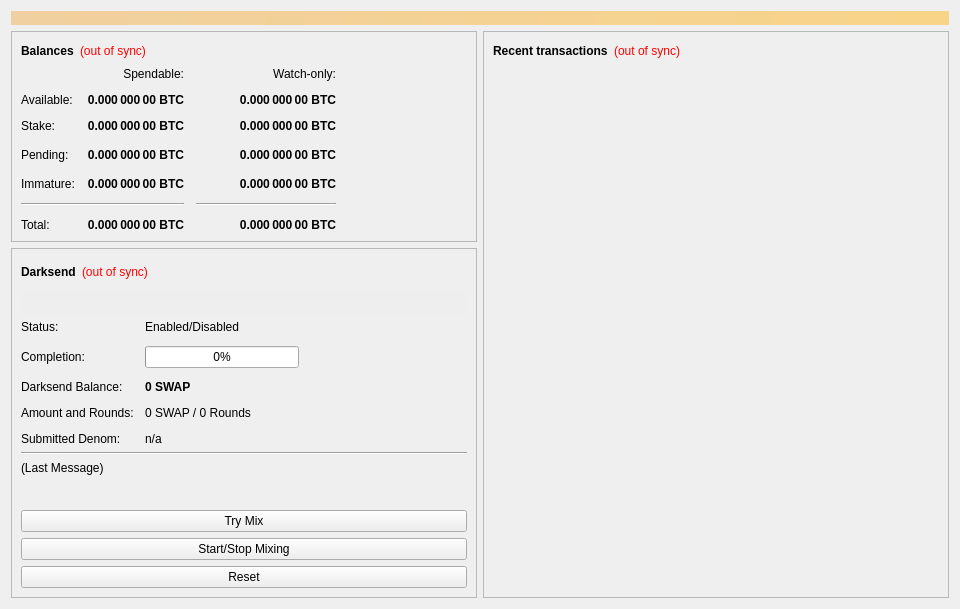
<?xml version="1.0" encoding="UTF-8"?>
<ui version="4.0">
 <class>OverviewPage</class>
 <widget class="QWidget" name="OverviewPage">
  <property name="geometry">
   <rect>
    <x>0</x>
    <y>0</y>
    <width>960</width>
    <height>594</height>
   </rect>
  </property>
  <property name="minimumSize">
   <size>
    <width>960</width>
    <height>0</height>
   </size>
  </property>
  <property name="windowTitle">
   <string>Form</string>
  </property>
  <layout class="QVBoxLayout" name="topLayout">
   <item>
    <widget class="QLabel" name="labelAlerts">
     <property name="visible">
      <bool>false</bool>
     </property>
     <property name="styleSheet">
      <string notr="true">background-color: qlineargradient(x1: 0, y1: 0, x2: 1, y2: 0, stop:0 #F0D0A0, stop:1 #F8D488); color:#000000;</string>
     </property>
     <property name="wordWrap">
      <bool>true</bool>
     </property>
     <property name="margin">
      <number>3</number>
     </property>
    </widget>
   </item>
   <item>
    <layout class="QHBoxLayout" name="horizontalLayout" stretch="1,1">
     <item>
      <layout class="QVBoxLayout" name="verticalLayout_2">
       <item>
        <widget class="QFrame" name="frame">
         <property name="frameShape">
          <enum>QFrame::StyledPanel</enum>
         </property>
         <property name="frameShadow">
          <enum>QFrame::Raised</enum>
         </property>
         <layout class="QVBoxLayout" name="verticalLayout_4">
          <item>
           <layout class="QHBoxLayout" name="horizontalLayout_4">
            <item>
             <widget class="QLabel" name="label_5">
              <property name="font">
               <font>
                <weight>75</weight>
                <bold>true</bold>
               </font>
              </property>
              <property name="text">
               <string>Balances</string>
              </property>
             </widget>
            </item>
            <item>
             <widget class="QLabel" name="labelWalletStatus">
              <property name="cursor">
               <cursorShape>WhatsThisCursor</cursorShape>
              </property>
              <property name="toolTip">
               <string>The displayed information may be out of date. Your wallet automatically synchronizes with the SwapCash network after a connection is established, but this process has not completed yet.</string>
              </property>
              <property name="styleSheet">
               <string notr="true">QLabel { color: red; }</string>
              </property>
              <property name="text">
               <string notr="true">(out of sync)</string>
              </property>
              <property name="alignment">
               <set>Qt::AlignLeading|Qt::AlignLeft|Qt::AlignVCenter</set>
              </property>
             </widget>
            </item>
            <item>
             <spacer name="horizontalSpacer_3">
              <property name="orientation">
               <enum>Qt::Horizontal</enum>
              </property>
              <property name="sizeHint" stdset="0">
               <size>
                <width>40</width>
                <height>20</height>
               </size>
              </property>
             </spacer>
            </item>
           </layout>
          </item>
          <item>
           <layout class="QGridLayout" name="gridLayout">
            <property name="spacing">
             <number>12</number>
            </property>
            <item row="3" column="2">
             <widget class="QLabel" name="labelWatchPending">
              <property name="font">
               <font>
                <weight>75</weight>
                <bold>true</bold>
               </font>
              </property>
              <property name="cursor">
               <cursorShape>IBeamCursor</cursorShape>
              </property>
              <property name="toolTip">
               <string>Unconfirmed transactions to watch-only addresses</string>
              </property>
              <property name="text">
               <string notr="true">0.000 000 00 BTC</string>
              </property>
              <property name="alignment">
               <set>Qt::AlignRight|Qt::AlignTrailing|Qt::AlignVCenter</set>
              </property>
              <property name="textInteractionFlags">
               <set>Qt::LinksAccessibleByMouse|Qt::TextSelectableByKeyboard|Qt::TextSelectableByMouse</set>
              </property>
             </widget>
            </item>
            <item row="3" column="1">
             <widget class="QLabel" name="labelUnconfirmed">
              <property name="font">
               <font>
                <weight>75</weight>
                <bold>true</bold>
               </font>
              </property>
              <property name="cursor">
               <cursorShape>IBeamCursor</cursorShape>
              </property>
              <property name="toolTip">
               <string>Total of transactions that have yet to be confirmed, and do not yet count toward the spendable balance</string>
              </property>
              <property name="text">
               <string notr="true">0.000 000 00 BTC</string>
              </property>
              <property name="alignment">
               <set>Qt::AlignRight|Qt::AlignTrailing|Qt::AlignVCenter</set>
              </property>
              <property name="textInteractionFlags">
               <set>Qt::LinksAccessibleByMouse|Qt::TextSelectableByKeyboard|Qt::TextSelectableByMouse</set>
              </property>
             </widget>
            </item>
            <item row="4" column="2">
             <widget class="QLabel" name="labelWatchImmature">
              <property name="font">
               <font>
                <weight>75</weight>
                <bold>true</bold>
               </font>
              </property>
              <property name="cursor">
               <cursorShape>IBeamCursor</cursorShape>
              </property>
              <property name="toolTip">
               <string>Mined balance in watch-only addresses that has not yet matured</string>
              </property>
              <property name="text">
               <string notr="true">0.000 000 00 BTC</string>
              </property>
              <property name="alignment">
               <set>Qt::AlignRight|Qt::AlignTrailing|Qt::AlignVCenter</set>
              </property>
              <property name="textInteractionFlags">
               <set>Qt::LinksAccessibleByMouse|Qt::TextSelectableByKeyboard|Qt::TextSelectableByMouse</set>
              </property>
             </widget>
            </item>
            <item row="5" column="0" colspan="2">
             <widget class="Line" name="lineSpendableBalance">
              <property name="orientation">
               <enum>Qt::Horizontal</enum>
              </property>
             </widget>
            </item>
            <item row="5" column="2">
             <widget class="Line" name="lineWatchBalance">
              <property name="sizePolicy">
               <sizepolicy hsizetype="Preferred" vsizetype="Fixed">
                <horstretch>0</horstretch>
                <verstretch>0</verstretch>
               </sizepolicy>
              </property>
              <property name="minimumSize">
               <size>
                <width>140</width>
                <height>0</height>
               </size>
              </property>
              <property name="orientation">
               <enum>Qt::Horizontal</enum>
              </property>
             </widget>
            </item>
            <item row="6" column="0">
             <widget class="QLabel" name="labelTotalText">
              <property name="text">
               <string>Total:</string>
              </property>
             </widget>
            </item>
            <item row="4" column="1">
             <widget class="QLabel" name="labelImmature">
              <property name="font">
               <font>
                <weight>75</weight>
                <bold>true</bold>
               </font>
              </property>
              <property name="cursor">
               <cursorShape>IBeamCursor</cursorShape>
              </property>
              <property name="toolTip">
               <string>Mined balance that has not yet matured</string>
              </property>
              <property name="text">
               <string notr="true">0.000 000 00 BTC</string>
              </property>
              <property name="alignment">
               <set>Qt::AlignRight|Qt::AlignTrailing|Qt::AlignVCenter</set>
              </property>
              <property name="textInteractionFlags">
               <set>Qt::LinksAccessibleByMouse|Qt::TextSelectableByKeyboard|Qt::TextSelectableByMouse</set>
              </property>
             </widget>
            </item>
            <item row="3" column="3">
             <spacer name="horizontalSpacer_2">
              <property name="orientation">
               <enum>Qt::Horizontal</enum>
              </property>
              <property name="sizeHint" stdset="0">
               <size>
                <width>40</width>
                <height>20</height>
               </size>
              </property>
             </spacer>
            </item>
            <item row="4" column="0">
             <widget class="QLabel" name="labelImmatureText">
              <property name="text">
               <string>Immature:</string>
              </property>
             </widget>
            </item>
            <item row="6" column="1">
             <widget class="QLabel" name="labelTotal">
              <property name="font">
               <font>
                <weight>75</weight>
                <bold>true</bold>
               </font>
              </property>
              <property name="cursor">
               <cursorShape>IBeamCursor</cursorShape>
              </property>
              <property name="toolTip">
               <string>Your current total balance</string>
              </property>
              <property name="text">
               <string notr="true">0.000 000 00 BTC</string>
              </property>
              <property name="alignment">
               <set>Qt::AlignRight|Qt::AlignTrailing|Qt::AlignVCenter</set>
              </property>
              <property name="textInteractionFlags">
               <set>Qt::LinksAccessibleByMouse|Qt::TextSelectableByKeyboard|Qt::TextSelectableByMouse</set>
              </property>
             </widget>
            </item>
            <item row="6" column="2">
             <widget class="QLabel" name="labelWatchTotal">
              <property name="font">
               <font>
                <weight>75</weight>
                <bold>true</bold>
               </font>
              </property>
              <property name="cursor">
               <cursorShape>IBeamCursor</cursorShape>
              </property>
              <property name="toolTip">
               <string>Current total balance in watch-only addresses</string>
              </property>
              <property name="text">
               <string notr="true">0.000 000 00 BTC</string>
              </property>
              <property name="alignment">
               <set>Qt::AlignRight|Qt::AlignTrailing|Qt::AlignVCenter</set>
              </property>
              <property name="textInteractionFlags">
               <set>Qt::LinksAccessibleByMouse|Qt::TextSelectableByKeyboard|Qt::TextSelectableByMouse</set>
              </property>
             </widget>
            </item>
            <item row="0" column="2">
             <widget class="QLabel" name="labelWatchonly">
              <property name="text">
               <string>Watch-only:</string>
              </property>
              <property name="alignment">
               <set>Qt::AlignRight|Qt::AlignTrailing|Qt::AlignVCenter</set>
              </property>
             </widget>
            </item>
            <item row="1" column="0">
             <widget class="QLabel" name="labelBalanceText">
              <property name="text">
               <string>Available:</string>
              </property>
             </widget>
            </item>
            <item row="1" column="1">
             <widget class="QLabel" name="labelBalance">
              <property name="font">
               <font>
                <weight>75</weight>
                <bold>true</bold>
               </font>
              </property>
              <property name="cursor">
               <cursorShape>IBeamCursor</cursorShape>
              </property>
              <property name="toolTip">
               <string>Your current spendable balance</string>
              </property>
              <property name="text">
               <string notr="true">0.000 000 00 BTC</string>
              </property>
              <property name="alignment">
               <set>Qt::AlignRight|Qt::AlignTrailing|Qt::AlignVCenter</set>
              </property>
              <property name="textInteractionFlags">
               <set>Qt::LinksAccessibleByMouse|Qt::TextSelectableByKeyboard|Qt::TextSelectableByMouse</set>
              </property>
             </widget>
            </item>
            <item row="2" column="0">
             <widget class="QLabel" name="label_10">
              <property name="text">
               <string>Stake:</string>
              </property>
             </widget>
            </item>
            <item row="2" column="1">
             <widget class="QLabel" name="labelStake">
              <property name="font">
               <font>
                <weight>75</weight>
                <bold>true</bold>
               </font>
              </property>
              <property name="cursor">
               <cursorShape>IBeamCursor</cursorShape>
              </property>
              <property name="toolTip">
               <string>Total of coins that was staked, and do not yet count toward the current balance</string>
              </property>
              <property name="text">
               <string notr="true">0.000 000 00 BTC</string>
              </property>
              <property name="alignment">
               <set>Qt::AlignRight|Qt::AlignTrailing|Qt::AlignVCenter</set>
              </property>
              <property name="textInteractionFlags">
               <set>Qt::LinksAccessibleByMouse|Qt::TextSelectableByKeyboard|Qt::TextSelectableByMouse</set>
              </property>
             </widget>
            </item>
            <item row="2" column="2">
             <widget class="QLabel" name="labelWatchStake">
              <property name="font">
               <font>
                <weight>75</weight>
                <bold>true</bold>
               </font>
              </property>
              <property name="cursor">
               <cursorShape>IBeamCursor</cursorShape>
              </property>
              <property name="toolTip">
               <string>Total of coins that was staked in watch-only addresses, and do not yet count toward the current watch-only balance</string>
              </property>
              <property name="text">
               <string notr="true">0.000 000 00 BTC</string>
              </property>
              <property name="alignment">
               <set>Qt::AlignRight|Qt::AlignTrailing|Qt::AlignVCenter</set>
              </property>
              <property name="textInteractionFlags">
               <set>Qt::LinksAccessibleByMouse|Qt::TextSelectableByKeyboard|Qt::TextSelectableByMouse</set>
              </property>
             </widget>
            </item>
            <item row="1" column="2">
             <widget class="QLabel" name="labelWatchAvailable">
              <property name="font">
               <font>
                <weight>75</weight>
                <bold>true</bold>
               </font>
              </property>
              <property name="cursor">
               <cursorShape>IBeamCursor</cursorShape>
              </property>
              <property name="toolTip">
               <string>Your current balance in watch-only addresses</string>
              </property>
              <property name="text">
               <string notr="true">0.000 000 00 BTC</string>
              </property>
              <property name="alignment">
               <set>Qt::AlignRight|Qt::AlignTrailing|Qt::AlignVCenter</set>
              </property>
              <property name="textInteractionFlags">
               <set>Qt::LinksAccessibleByMouse|Qt::TextSelectableByKeyboard|Qt::TextSelectableByMouse</set>
              </property>
             </widget>
            </item>
            <item row="3" column="0">
             <widget class="QLabel" name="labelPendingText">
              <property name="text">
               <string>Pending:</string>
              </property>
             </widget>
            </item>
            <item row="0" column="1">
             <widget class="QLabel" name="labelSpendable">
              <property name="text">
               <string>Spendable:</string>
              </property>
              <property name="alignment">
               <set>Qt::AlignRight|Qt::AlignTrailing|Qt::AlignVCenter</set>
              </property>
             </widget>
            </item>
           </layout>
          </item>
         </layout>
        </widget>
       </item>
       <item>
        <widget class="QFrame" name="frameDarksend">
         <property name="sizePolicy">
          <sizepolicy hsizetype="Expanding" vsizetype="Expanding">
           <horstretch>0</horstretch>
           <verstretch>0</verstretch>
          </sizepolicy>
         </property>
         <property name="minimumSize">
          <size>
           <width>0</width>
           <height>350</height>
          </size>
         </property>
         <property name="layoutDirection">
          <enum>Qt::LeftToRight</enum>
         </property>
         <property name="frameShape">
          <enum>QFrame::StyledPanel</enum>
         </property>
         <property name="frameShadow">
          <enum>QFrame::Raised</enum>
         </property>
         <layout class="QVBoxLayout" name="verticalLayout_5">
          <item>
           <layout class="QHBoxLayout" name="horizontalLayout_5">
            <item>
             <widget class="QLabel" name="label_2">
              <property name="font">
               <font>
                <weight>75</weight>
                <bold>true</bold>
               </font>
              </property>
              <property name="text">
               <string>Darksend</string>
              </property>
             </widget>
            </item>
            <item>
             <widget class="QLabel" name="labelDarksendSyncStatus">
              <property name="toolTip">
               <string>The displayed information may be out of date. Your wallet automatically synchronizes with the SwapCash network after a connection is established, but this process has not completed yet.</string>
              </property>
              <property name="styleSheet">
               <string notr="true">QLabel { color: red; }</string>
              </property>
              <property name="text">
               <string notr="true">(out of sync)</string>
              </property>
              <property name="alignment">
               <set>Qt::AlignLeading|Qt::AlignLeft|Qt::AlignVCenter</set>
              </property>
             </widget>
            </item>
            <item>
             <spacer name="horizontalSpacer_4">
              <property name="orientation">
               <enum>Qt::Horizontal</enum>
              </property>
              <property name="sizeHint" stdset="0">
               <size>
                <width>40</width>
                <height>20</height>
               </size>
              </property>
             </spacer>
            </item>
           </layout>
          </item>
          <item>
           <widget class="QPushButton" name="runAutoDenom">
            <property name="palette">
             <palette>
              <active>
               <colorrole role="WindowText">
                <brush brushstyle="SolidPattern">
                 <color alpha="255">
                  <red>0</red>
                  <green>0</green>
                  <blue>0</blue>
                 </color>
                </brush>
               </colorrole>
               <colorrole role="Button">
                <brush brushstyle="SolidPattern">
                 <color alpha="255">
                  <red>239</red>
                  <green>238</green>
                  <blue>238</blue>
                 </color>
                </brush>
               </colorrole>
               <colorrole role="Light">
                <brush brushstyle="SolidPattern">
                 <color alpha="255">
                  <red>255</red>
                  <green>255</green>
                  <blue>255</blue>
                 </color>
                </brush>
               </colorrole>
               <colorrole role="Midlight">
                <brush brushstyle="SolidPattern">
                 <color alpha="255">
                  <red>247</red>
                  <green>246</green>
                  <blue>246</blue>
                 </color>
                </brush>
               </colorrole>
               <colorrole role="Dark">
                <brush brushstyle="SolidPattern">
                 <color alpha="255">
                  <red>119</red>
                  <green>119</green>
                  <blue>119</blue>
                 </color>
                </brush>
               </colorrole>
               <colorrole role="Mid">
                <brush brushstyle="SolidPattern">
                 <color alpha="255">
                  <red>159</red>
                  <green>159</green>
                  <blue>159</blue>
                 </color>
                </brush>
               </colorrole>
               <colorrole role="Text">
                <brush brushstyle="SolidPattern">
                 <color alpha="255">
                  <red>0</red>
                  <green>0</green>
                  <blue>0</blue>
                 </color>
                </brush>
               </colorrole>
               <colorrole role="BrightText">
                <brush brushstyle="SolidPattern">
                 <color alpha="255">
                  <red>255</red>
                  <green>255</green>
                  <blue>255</blue>
                 </color>
                </brush>
               </colorrole>
               <colorrole role="ButtonText">
                <brush brushstyle="SolidPattern">
                 <color alpha="255">
                  <red>0</red>
                  <green>0</green>
                  <blue>0</blue>
                 </color>
                </brush>
               </colorrole>
               <colorrole role="Base">
                <brush brushstyle="SolidPattern">
                 <color alpha="255">
                  <red>255</red>
                  <green>255</green>
                  <blue>255</blue>
                 </color>
                </brush>
               </colorrole>
               <colorrole role="Window">
                <brush brushstyle="SolidPattern">
                 <color alpha="255">
                  <red>239</red>
                  <green>238</green>
                  <blue>238</blue>
                 </color>
                </brush>
               </colorrole>
               <colorrole role="Shadow">
                <brush brushstyle="SolidPattern">
                 <color alpha="255">
                  <red>0</red>
                  <green>0</green>
                  <blue>0</blue>
                 </color>
                </brush>
               </colorrole>
               <colorrole role="AlternateBase">
                <brush brushstyle="SolidPattern">
                 <color alpha="255">
                  <red>247</red>
                  <green>246</green>
                  <blue>246</blue>
                 </color>
                </brush>
               </colorrole>
               <colorrole role="ToolTipBase">
                <brush brushstyle="SolidPattern">
                 <color alpha="255">
                  <red>255</red>
                  <green>255</green>
                  <blue>220</blue>
                 </color>
                </brush>
               </colorrole>
               <colorrole role="ToolTipText">
                <brush brushstyle="SolidPattern">
                 <color alpha="255">
                  <red>0</red>
                  <green>0</green>
                  <blue>0</blue>
                 </color>
                </brush>
               </colorrole>
              </active>
              <inactive>
               <colorrole role="WindowText">
                <brush brushstyle="SolidPattern">
                 <color alpha="255">
                  <red>0</red>
                  <green>0</green>
                  <blue>0</blue>
                 </color>
                </brush>
               </colorrole>
               <colorrole role="Button">
                <brush brushstyle="SolidPattern">
                 <color alpha="255">
                  <red>239</red>
                  <green>238</green>
                  <blue>238</blue>
                 </color>
                </brush>
               </colorrole>
               <colorrole role="Light">
                <brush brushstyle="SolidPattern">
                 <color alpha="255">
                  <red>255</red>
                  <green>255</green>
                  <blue>255</blue>
                 </color>
                </brush>
               </colorrole>
               <colorrole role="Midlight">
                <brush brushstyle="SolidPattern">
                 <color alpha="255">
                  <red>247</red>
                  <green>246</green>
                  <blue>246</blue>
                 </color>
                </brush>
               </colorrole>
               <colorrole role="Dark">
                <brush brushstyle="SolidPattern">
                 <color alpha="255">
                  <red>119</red>
                  <green>119</green>
                  <blue>119</blue>
                 </color>
                </brush>
               </colorrole>
               <colorrole role="Mid">
                <brush brushstyle="SolidPattern">
                 <color alpha="255">
                  <red>159</red>
                  <green>159</green>
                  <blue>159</blue>
                 </color>
                </brush>
               </colorrole>
               <colorrole role="Text">
                <brush brushstyle="SolidPattern">
                 <color alpha="255">
                  <red>0</red>
                  <green>0</green>
                  <blue>0</blue>
                 </color>
                </brush>
               </colorrole>
               <colorrole role="BrightText">
                <brush brushstyle="SolidPattern">
                 <color alpha="255">
                  <red>255</red>
                  <green>255</green>
                  <blue>255</blue>
                 </color>
                </brush>
               </colorrole>
               <colorrole role="ButtonText">
                <brush brushstyle="SolidPattern">
                 <color alpha="255">
                  <red>0</red>
                  <green>0</green>
                  <blue>0</blue>
                 </color>
                </brush>
               </colorrole>
               <colorrole role="Base">
                <brush brushstyle="SolidPattern">
                 <color alpha="255">
                  <red>255</red>
                  <green>255</green>
                  <blue>255</blue>
                 </color>
                </brush>
               </colorrole>
               <colorrole role="Window">
                <brush brushstyle="SolidPattern">
                 <color alpha="255">
                  <red>239</red>
                  <green>238</green>
                  <blue>238</blue>
                 </color>
                </brush>
               </colorrole>
               <colorrole role="Shadow">
                <brush brushstyle="SolidPattern">
                 <color alpha="255">
                  <red>0</red>
                  <green>0</green>
                  <blue>0</blue>
                 </color>
                </brush>
               </colorrole>
               <colorrole role="AlternateBase">
                <brush brushstyle="SolidPattern">
                 <color alpha="255">
                  <red>247</red>
                  <green>246</green>
                  <blue>246</blue>
                 </color>
                </brush>
               </colorrole>
               <colorrole role="ToolTipBase">
                <brush brushstyle="SolidPattern">
                 <color alpha="255">
                  <red>255</red>
                  <green>255</green>
                  <blue>220</blue>
                 </color>
                </brush>
               </colorrole>
               <colorrole role="ToolTipText">
                <brush brushstyle="SolidPattern">
                 <color alpha="255">
                  <red>0</red>
                  <green>0</green>
                  <blue>0</blue>
                 </color>
                </brush>
               </colorrole>
              </inactive>
              <disabled>
               <colorrole role="WindowText">
                <brush brushstyle="SolidPattern">
                 <color alpha="255">
                  <red>119</red>
                  <green>119</green>
                  <blue>119</blue>
                 </color>
                </brush>
               </colorrole>
               <colorrole role="Button">
                <brush brushstyle="SolidPattern">
                 <color alpha="255">
                  <red>239</red>
                  <green>238</green>
                  <blue>238</blue>
                 </color>
                </brush>
               </colorrole>
               <colorrole role="Light">
                <brush brushstyle="SolidPattern">
                 <color alpha="255">
                  <red>255</red>
                  <green>255</green>
                  <blue>255</blue>
                 </color>
                </brush>
               </colorrole>
               <colorrole role="Midlight">
                <brush brushstyle="SolidPattern">
                 <color alpha="255">
                  <red>247</red>
                  <green>246</green>
                  <blue>246</blue>
                 </color>
                </brush>
               </colorrole>
               <colorrole role="Dark">
                <brush brushstyle="SolidPattern">
                 <color alpha="255">
                  <red>119</red>
                  <green>119</green>
                  <blue>119</blue>
                 </color>
                </brush>
               </colorrole>
               <colorrole role="Mid">
                <brush brushstyle="SolidPattern">
                 <color alpha="255">
                  <red>159</red>
                  <green>159</green>
                  <blue>159</blue>
                 </color>
                </brush>
               </colorrole>
               <colorrole role="Text">
                <brush brushstyle="SolidPattern">
                 <color alpha="255">
                  <red>119</red>
                  <green>119</green>
                  <blue>119</blue>
                 </color>
                </brush>
               </colorrole>
               <colorrole role="BrightText">
                <brush brushstyle="SolidPattern">
                 <color alpha="255">
                  <red>255</red>
                  <green>255</green>
                  <blue>255</blue>
                 </color>
                </brush>
               </colorrole>
               <colorrole role="ButtonText">
                <brush brushstyle="SolidPattern">
                 <color alpha="255">
                  <red>119</red>
                  <green>119</green>
                  <blue>119</blue>
                 </color>
                </brush>
               </colorrole>
               <colorrole role="Base">
                <brush brushstyle="SolidPattern">
                 <color alpha="255">
                  <red>239</red>
                  <green>238</green>
                  <blue>238</blue>
                 </color>
                </brush>
               </colorrole>
               <colorrole role="Window">
                <brush brushstyle="SolidPattern">
                 <color alpha="255">
                  <red>239</red>
                  <green>238</green>
                  <blue>238</blue>
                 </color>
                </brush>
               </colorrole>
               <colorrole role="Shadow">
                <brush brushstyle="SolidPattern">
                 <color alpha="255">
                  <red>0</red>
                  <green>0</green>
                  <blue>0</blue>
                 </color>
                </brush>
               </colorrole>
               <colorrole role="AlternateBase">
                <brush brushstyle="SolidPattern">
                 <color alpha="255">
                  <red>239</red>
                  <green>238</green>
                  <blue>238</blue>
                 </color>
                </brush>
               </colorrole>
               <colorrole role="ToolTipBase">
                <brush brushstyle="SolidPattern">
                 <color alpha="255">
                  <red>255</red>
                  <green>255</green>
                  <blue>220</blue>
                 </color>
                </brush>
               </colorrole>
               <colorrole role="ToolTipText">
                <brush brushstyle="SolidPattern">
                 <color alpha="255">
                  <red>0</red>
                  <green>0</green>
                  <blue>0</blue>
                 </color>
                </brush>
               </colorrole>
              </disabled>
             </palette>
            </property>
            <property name="focusPolicy">
             <enum>Qt::NoFocus</enum>
            </property>
            <property name="autoFillBackground">
             <bool>true</bool>
            </property>
            <property name="text">
             <string/>
            </property>
            <property name="flat">
             <bool>true</bool>
            </property>
           </widget>
          </item>
          <item>
           <layout class="QFormLayout" name="formLayout">
            <property name="fieldGrowthPolicy">
             <enum>QFormLayout::AllNonFixedFieldsGrow</enum>
            </property>
            <property name="horizontalSpacing">
             <number>11</number>
            </property>
            <property name="verticalSpacing">
             <number>12</number>
            </property>
            <item row="0" column="0">
             <widget class="QLabel" name="label_6">
              <property name="text">
               <string>Status:</string>
              </property>
             </widget>
            </item>
            <item row="1" column="0">
             <widget class="QLabel" name="label_7">
              <property name="text">
               <string>Completion:</string>
              </property>
             </widget>
            </item>
            <item row="1" column="1">
             <widget class="QProgressBar" name="darksendProgress">
              <property name="maximumSize">
               <size>
                <width>154</width>
                <height>16777215</height>
               </size>
              </property>
              <property name="value">
               <number>0</number>
              </property>
             </widget>
            </item>
            <item row="3" column="0">
             <widget class="QLabel" name="labelAnonymizedText">
              <property name="text">
               <string>Darksend Balance:</string>
              </property>
             </widget>
            </item>
            <item row="3" column="1">
             <widget class="QLabel" name="labelAnonymized">
              <property name="font">
               <font>
                <weight>75</weight>
                <bold>true</bold>
               </font>
              </property>
              <property name="text">
               <string notr="true">0 SWAP</string>
              </property>
             </widget>
            </item>
            <item row="4" column="0">
             <widget class="QLabel" name="label_8">
              <property name="text">
               <string>Amount and Rounds:</string>
              </property>
             </widget>
            </item>
            <item row="4" column="1">
             <widget class="QLabel" name="labelAmountRounds">
              <property name="text">
               <string>0 SWAP / 0 Rounds</string>
              </property>
             </widget>
            </item>
            <item row="5" column="0">
             <widget class="QLabel" name="label_9">
              <property name="text">
               <string>Submitted Denom:</string>
              </property>
             </widget>
            </item>
            <item row="5" column="1">
             <widget class="QLabel" name="labelSubmittedDenom">
              <property name="toolTip">
               <string>The denominations you submitted to the Masternode.&lt;br&gt;To mix, other users must submit the exact same denominations.</string>
              </property>
              <property name="text">
               <string>n/a</string>
              </property>
             </widget>
            </item>
            <item row="0" column="1">
             <widget class="QLabel" name="darksendEnabled">
              <property name="text">
               <string>Enabled/Disabled</string>
              </property>
             </widget>
            </item>
           </layout>
          </item>
          <item>
           <widget class="Line" name="lineLastMessage">
            <property name="orientation">
             <enum>Qt::Horizontal</enum>
            </property>
           </widget>
          </item>
          <item>
           <widget class="QLabel" name="darksendStatus">
            <property name="minimumSize">
             <size>
              <width>288</width>
              <height>43</height>
             </size>
            </property>
            <property name="text">
             <string>(Last Message)</string>
            </property>
            <property name="alignment">
             <set>Qt::AlignLeading|Qt::AlignLeft|Qt::AlignTop</set>
            </property>
            <property name="wordWrap">
             <bool>true</bool>
            </property>
           </widget>
          </item>
          <item>
           <widget class="QPushButton" name="darksendAuto">
            <property name="sizePolicy">
             <sizepolicy hsizetype="MinimumExpanding" vsizetype="Fixed">
              <horstretch>0</horstretch>
              <verstretch>0</verstretch>
             </sizepolicy>
            </property>
            <property name="toolTip">
             <string>Try to manually submit a Darksend request.</string>
            </property>
            <property name="text">
             <string>Try Mix</string>
            </property>
           </widget>
          </item>
          <item>
           <widget class="QPushButton" name="toggleDarksend">
            <property name="sizePolicy">
             <sizepolicy hsizetype="MinimumExpanding" vsizetype="Fixed">
              <horstretch>0</horstretch>
              <verstretch>0</verstretch>
             </sizepolicy>
            </property>
            <property name="text">
             <string>Start/Stop Mixing</string>
            </property>
           </widget>
          </item>
          <item>
           <widget class="QPushButton" name="darksendReset">
            <property name="sizePolicy">
             <sizepolicy hsizetype="MinimumExpanding" vsizetype="Fixed">
              <horstretch>0</horstretch>
              <verstretch>0</verstretch>
             </sizepolicy>
            </property>
            <property name="toolTip">
             <string>Reset the current status of Darksend (can interrupt Darksend if it's in the process of Mixing, which can cost you money!)</string>
            </property>
            <property name="autoFillBackground">
             <bool>false</bool>
            </property>
            <property name="text">
             <string>Reset</string>
            </property>
           </widget>
          </item>
         </layout>
        </widget>
       </item>
       <item>
        <spacer name="verticalSpacer">
         <property name="orientation">
          <enum>Qt::Vertical</enum>
         </property>
         <property name="sizeHint" stdset="0">
          <size>
           <width>20</width>
           <height>40</height>
          </size>
         </property>
        </spacer>
       </item>
      </layout>
     </item>
     <item>
      <layout class="QVBoxLayout" name="verticalLayout_3">
       <item>
        <widget class="QFrame" name="frame_2">
         <property name="frameShape">
          <enum>QFrame::StyledPanel</enum>
         </property>
         <property name="frameShadow">
          <enum>QFrame::Raised</enum>
         </property>
         <layout class="QVBoxLayout" name="verticalLayout">
          <item>
           <layout class="QHBoxLayout" name="horizontalLayout_2">
            <item>
             <widget class="QLabel" name="label_4">
              <property name="font">
               <font>
                <weight>75</weight>
                <bold>true</bold>
               </font>
              </property>
              <property name="text">
               <string>Recent transactions</string>
              </property>
             </widget>
            </item>
            <item>
             <widget class="QLabel" name="labelTransactionsStatus">
              <property name="cursor">
               <cursorShape>WhatsThisCursor</cursorShape>
              </property>
              <property name="toolTip">
               <string>The displayed information may be out of date. Your wallet automatically synchronizes with the SwapCash network after a connection is established, but this process has not completed yet.</string>
              </property>
              <property name="styleSheet">
               <string notr="true">QLabel { color: red; }</string>
              </property>
              <property name="text">
               <string notr="true">(out of sync)</string>
              </property>
              <property name="alignment">
               <set>Qt::AlignRight|Qt::AlignTrailing|Qt::AlignVCenter</set>
              </property>
             </widget>
            </item>
            <item>
             <spacer name="horizontalSpacer">
              <property name="orientation">
               <enum>Qt::Horizontal</enum>
              </property>
              <property name="sizeHint" stdset="0">
               <size>
                <width>40</width>
                <height>20</height>
               </size>
              </property>
             </spacer>
            </item>
           </layout>
          </item>
          <item>
           <widget class="QListView" name="listTransactions">
            <property name="styleSheet">
             <string notr="true">QListView { background: transparent; }</string>
            </property>
            <property name="frameShape">
             <enum>QFrame::NoFrame</enum>
            </property>
            <property name="verticalScrollBarPolicy">
             <enum>Qt::ScrollBarAlwaysOff</enum>
            </property>
            <property name="horizontalScrollBarPolicy">
             <enum>Qt::ScrollBarAlwaysOff</enum>
            </property>
            <property name="selectionMode">
             <enum>QAbstractItemView::NoSelection</enum>
            </property>
           </widget>
          </item>
         </layout>
        </widget>
       </item>
      </layout>
     </item>
    </layout>
   </item>
  </layout>
 </widget>
 <resources/>
 <connections/>
</ui>
